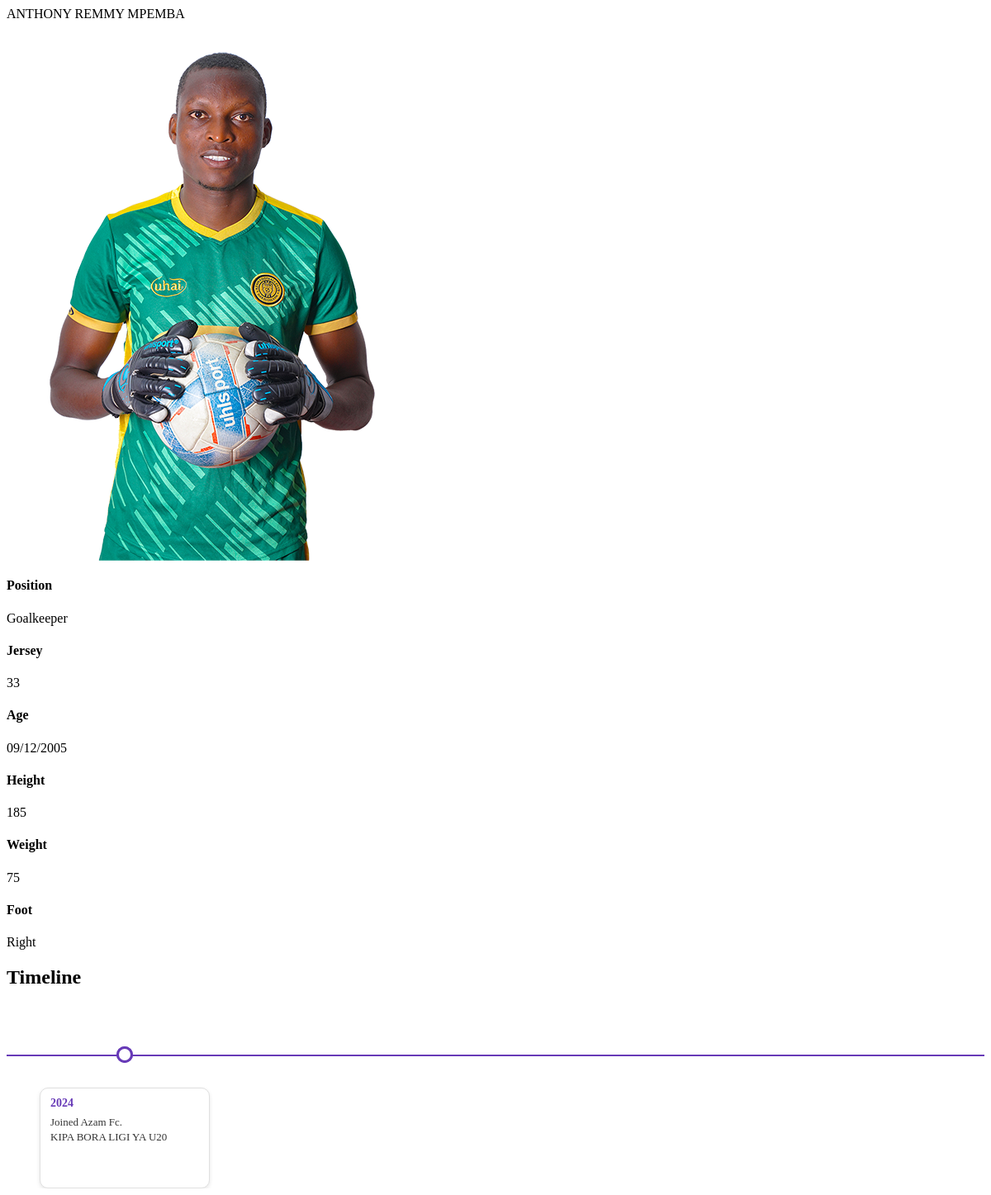
Screenshot of /players_app/players/2/ (signed in) with the database file from the repository.
### players_app/models.py (models this page shows, shortened)
class Player(models.Model):
    name = models.CharField(max_length=100)
    birthdate = models.CharField(max_length=10, null=True, blank=True)
    place_of_birth = models.CharField(max_length=100, default="Tanzania")
    nationality = models.CharField(max_length=50, default="Tanzania")
    position = models.CharField(max_length=50, choices=[
        ('Forward', 'Forward'),
        ('Midfielder', 'Midfielder'),
        ('Defender', 'Defender'),
        ('Goalkeeper', 'Goalkeeper'),
    ])
    height = models.DecimalField(max_digits=5, decimal_places=0, default=170)
    weight = models.DecimalField(max_digits=5, decimal_places=0, default=65)
    foot_preference = models.CharField(max_length=5, choices=[('Left', 'Left'), ('Right', 'Right')], default='Right')
    jersey_number = models.PositiveIntegerField(default=0)
    photo = models.ImageField(upload_to='player_photos/', default='files_to_be_imported/default_image.png')
    age_group = models.CharField(max_length=30, choices=AGE_GROUP_CHOICES, default=UNDER_20)

class PlayerCareerStage(models.Model):
    STAGE_CHOICES = [
        ('academy', 'Academy'),
        ('club', 'Club'),
        ('national', 'National Team'),
    ]
    player = models.ForeignKey(Player, on_delete=models.CASCADE, related_name='career_stages')
    stage_type = models.CharField(max_length=20, choices=STAGE_CHOICES)
    team_name = models.CharField(max_length=100)
    start_year = models.PositiveIntegerField()
    end_year = models.PositiveIntegerField(null=True, blank=True)
    position = models.CharField(max_length=50, blank=True)
    matches_played = models.PositiveIntegerField(default=0)
    minutes_played = models.PositiveIntegerField(default=0)
    goals_scored = models.PositiveIntegerField(default=0)
    assists = models.PositiveIntegerField(default=0)
    notes = models.TextField(blank=True)
    class Meta:
        ordering = ['start_year']

### players_app/views.py (the view)
# urls.py: path('players/<int:player_id>/', views.player_detail, name='player_detail'),
@login_required
def player_detail(request, player_id):
    player = get_object_or_404(Player, id=player_id)
    stages = player.career_stages.all()
    selected_age_group = request.GET.get('age_group')
    context = {
        'player': player,
        'stages': stages,
        'selected_age_group': selected_age_group,
    }
    return render(request, 'players_app/player_detail.html', context)

### players_app/context_processors.py (called while the page is built)
def player_filters(request):
    age_groups = Player.objects.values_list('age_group', flat=True).distinct()
    selected_age_group = request.GET.get('age_group', '')
    return {
        'age_groups': age_groups,
        'selected_age_group': selected_age_group,
    }

### players_app/templates/players_app/player_detail.html (shortened to what this page needs)
{% load static %}
{% block content %}
<link rel="stylesheet" href="{% static 'players_app/css/player.css' %}">
<div class="player-profile-container">
    <div class="player-photo-centered">
        <img src="{{ player.photo.url }}" alt="{{ player.name }}">
    </div>
    <div class="player-attributes">
        <div class="info-row">
            <div class="info-block">
                <h4>Position</h4>
                <div>{{ player.position }}</div>
            </div>
            <div class="info-block">
                <h4>Jersey</h4>
                <div>{{ player.jersey_number }}</div>
            </div>
            <div class="info-block">
                <h4>Age</h4>
                <div>{{ player.birthdate }}</div>
            </div>
        </div>
        <div class="info-row">
            <div class="info-block">
                <h4>Height</h4>
                <div>{{ player.height }}</div>
            </div>
            <div class="info-block">
                <h4>Weight</h4>
                <div>{{ player.weight }}</div>
            </div>
            <div class="info-block">
                <h4>Foot</h4>
                <div>{{ player.foot_preference }}</div>
            </div>
        </div>
    </div>
    {% include "matches_app/player_timeline.html" %}
</div>
{% endblock %}

### matches_app/templates/matches_app/player_timeline.html (shortened to what this page needs)
<h2>Timeline</h2>
<div class="timeline-wrapper">
    <div class="timeline-line"></div>
    <div class="timeline-scroll">
        {% for stage in stages %}
        <div class="timeline-item">
            <div class="timeline-item">
    <div class="timeline-dot{% if loop.first %} active{% endif %}"></div>
        <a href="{% url 'matches_app:career_stage_detail' stage.id %}" class="timeline-card">
            <h4>{{ stage.start_year }}</h4>
            {% if stage.stage_type %}
                <p>Joined {{ stage.team_name }}.</p>
            {% endif %}
            {% if stage.notes %}
                <p>{{ stage.notes }}</p>
            {% endif %}
        </a>
    </div>
        </div>
        {% endfor %}
    </div>
</div>

### matches_app/templates/matches_app/player_timeline.html (style rules this page uses)
.timeline-wrapper { position: relative; padding-top: 100px; overflow-x: auto; white-space: nowrap; }
.timeline-line { position: absolute; top: 60px; left: 0; right: 0; height: 2px; background-color: #673ab7; z-index: 1; }
.timeline-scroll { display: flex; gap: 80px; padding: 0 40px; position: relative; z-index: 2; }
.timeline-item { flex-shrink: 0; display: flex; flex-direction: column; align-items: center; position: relative; }
.timeline-dot { width: 14px; height: 14px; background-color: white; border: 3px solid #673ab7; border-radius: 50%; position: absolute; top: -50px; z-index: 3; }
.timeline-card { margin-top: 0px; background-color: white; border: 1px solid #e0e0e0; border-radius: 10px; padding: 10px 12px; width: 180px; min-height: 100px; box-shadow: 0 2px 5px rgba(0,0,0,0.1); text-align: left; word-wrap: break-word; overflow-wrap: break-word; white-space: normal; overflow: hidden; }
.timeline-card h4 { font-size: 14px; font-weight: bold; color: #673ab7; margin: 0 0 6px 0; }
.timeline-card p { font-size: 13px; color: #333; margin: 0; line-height: 1.4; }
.timeline-card { cursor: pointer; text-decoration: none; color: inherit; transition: transform 0.2s; }

### rows the page displays
Player: photo (picture), position "Goalkeeper", jersey_number "33", birthdate "09/12/2005", height "185", weight "75", foot_preference "Right"
PlayerCareerStage: start_year "2024", team_name "Azam Fc", notes "KIPA BORA LIGI YA U20"
